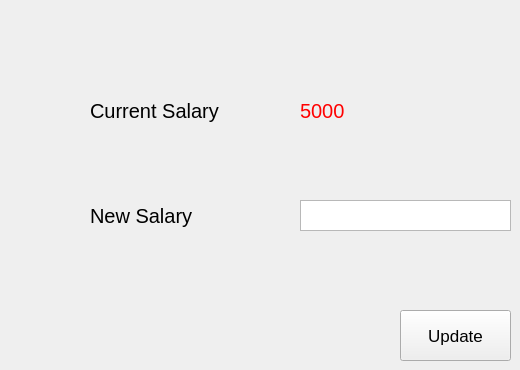
    <widget class="QWidget" name="update_clerk_widget">
     <widget class="QTextEdit" name="update_salary_value">
      <property name="geometry">
       <rect>
        <x>300</x>
        <y>200</y>
        <width>211</width>
        <height>31</height>
       </rect>
      </property>
      <property name="font">
       <font>
        <pointsize>10</pointsize>
       </font>
      </property>
     </widget>
     <widget class="QLabel" name="previous_salary">
      <property name="geometry">
       <rect>
        <x>90</x>
        <y>90</y>
        <width>171</width>
        <height>41</height>
       </rect>
      </property>
      <property name="font">
       <font>
        <pointsize>15</pointsize>
       </font>
      </property>
      <property name="text">
       <string>Current Salary</string>
      </property>
     </widget>
     <widget class="QLabel" name="previous_salary_value">
      <property name="geometry">
       <rect>
        <x>300</x>
        <y>90</y>
        <width>121</width>
        <height>41</height>
       </rect>
      </property>
      <property name="font">
       <font>
        <pointsize>15</pointsize>
       </font>
      </property>
      <property name="styleSheet">
       <string notr="true">color:red</string>
      </property>
      <property name="text">
       <string>5000</string>
      </property>
     </widget>
     <widget class="QLabel" name="new_salary">
      <property name="geometry">
       <rect>
        <x>90</x>
        <y>200</y>
        <width>141</width>
        <height>31</height>
       </rect>
      </property>
      <property name="font">
       <font>
        <pointsize>15</pointsize>
       </font>
      </property>
      <property name="text">
       <string>New Salary</string>
      </property>
     </widget>
     <widget class="QPushButton" name="update_salary_btn">
      <property name="geometry">
       <rect>
        <x>400</x>
        <y>310</y>
        <width>111</width>
        <height>51</height>
       </rect>
      </property>
      <property name="font">
       <font>
        <pointsize>13</pointsize>
       </font>
      </property>
      <property name="text">
       <string>Update</string>
      </property>
     </widget>
    </widget>
